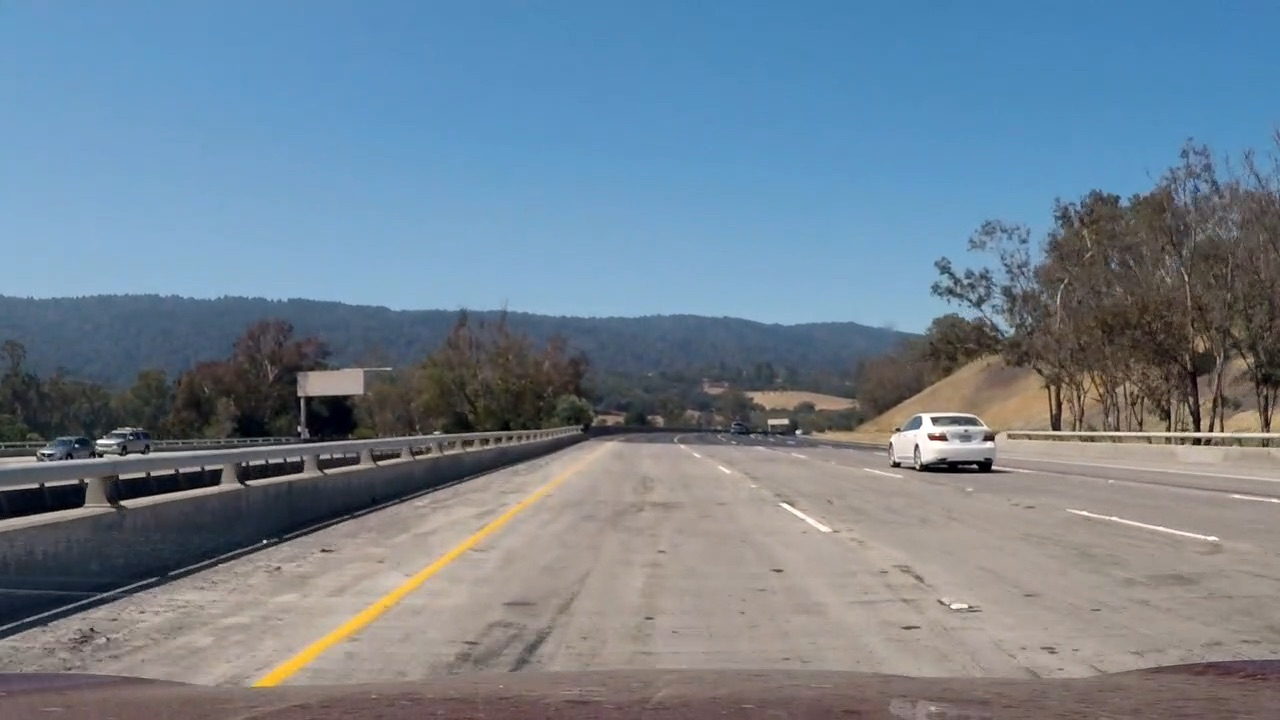
#> input picture test_images/broken1.jpg, 1280 x 720 px; its folder holds only this picture in this run
$ jupyter execute --allow-errors sobel_tuner.ipynb   (shell and % lines are left out)   (older library calls are emulated)
#> lines starting #> are read from the running program, lines starting #| are printed output that depends on the picture
### camera_calibrator.py
import os
import numpy as np
import cv2
import argparse

# based on code from
# http://opencv-python-tutroals.readthedocs.io/en/latest/py_tutorials/py_calib3d/py_calibration/py_calibration.html


# [63 lines left out: functions detect_corners, __read_sample_image, calibrate_camera, not called in this run]


def save_camera_calibration(filename, mtx, dist, newcameramtx, roi):
    np.savez_compressed(filename, cameraMatrix=mtx, distCoeffs=dist, newCameraMatrix=newcameramtx, validPixROI=roi)


def load_camera_calibration(filename):
#> called with filename = 'camera_cal.npz'
    cal = np.load(filename)
#> (reads camera_cal.npz from the repository)
    return cal['cameraMatrix'], cal['distCoeffs'], cal['newCameraMatrix'], cal['validPixROI']


def undistort_image(img, mtx, dist, newcameramtx=None, roi=None):
    # undistort sample image
    if newcameramtx is not None:
        dst = cv2.undistort(img, mtx, dist, None, newcameramtx)

        if roi is not None:
            # crop the image
            x, y, w, h = roi
            dst = dst[y:y + h, x:x + w]
    else:
        dst = cv2.undistort(img, mtx, dist, None, mtx)

    return dst


def get_birdseye_transforms():
    """
    generate perspective transform matrices for forward->birdseye & birdseye->forward
    :return m, minv:
    """

    # TODO - calculate this based on camera calibration data
    # fixed for this car camera angle
    src = np.float32([[270, 665], [670, 665], [645, 465], [570, 465]])
    # focus on only lane lines all the way up to the top
    # dst = np.float32([[270, 665], [670, 665], [670, 465], [270, 465]])
    # lane lines only but crop out horizon, sky, etc.
    # dst = np.float32([[270, 665], [670, 665], [670, 0], [270, 0]])
    # see entire image
    # dst = np.float32([[570, 665], [645, 665], [645, 465], [570, 465]])
    # see entire image without horizon, sky, etc.
    dst = np.float32([[570, 665], [645, 665], [645, 0], [570, 0]])

    m = cv2.getPerspectiveTransform(src, dst)
    minv = cv2.getPerspectiveTransform(dst, src)

    return m, minv


# [13 lines left out: function get_world_resolutions, not called in this run]


# [34 lines that do not run on import are left out]

### sobel_tuner.ipynb
[cell 1]
from camera_calibrator import *
from lane_lines import *
import os
import sys
import imghdr
import numpy as np
import cv2
import matplotlib.pyplot as plt
import matplotlib.image as mpimg

[cell 2]
def show_grid(images, n_rows, n_cols):
    plt.figure(figsize=[16, 5])
    for i in range(len(images)):
        img = images[i]
        plt.subplot(n_rows, n_cols, i+1)
        if len(img.shape) == 3:
            plt.imshow(img)
        else:
            plt.imshow(img, cmap='gray')

[cell 3]
images = []

cameraMatrix, distCoeffs, newCameraMatrix, validPixROI = load_camera_calibration("camera_cal.npz")

for file in os.scandir("test_images"):
    if not file.name.startswith('.') and file.is_file():
        print("processing {0}...".format(file.name))

        # read in the image
        image = mpimg.imread(file.path)
#> image is the input picture: shape (720, 1280, 3); mean R, G, B 113.6, 129.8, 144.3

        # undistort image
        dst = undistort_image(image, cameraMatrix, distCoeffs)
#> in undistort_image, `dst = cv2.undistort(img, mtx, dist, None, mtx)`:
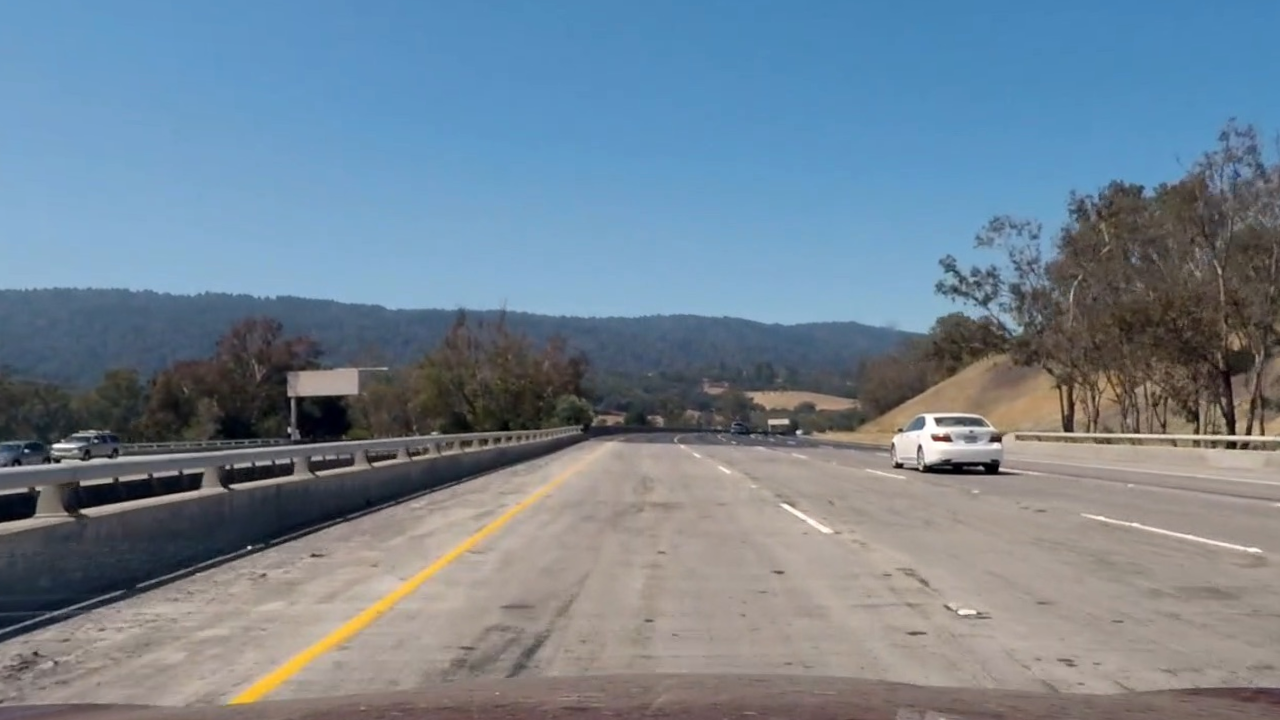
#> dst: shape (720, 1280, 3); mean R, G, B 115.2, 131.3, 145.3

        # transform perspective to bird's eye view
        to_birdseye, to_forward = get_birdseye_transforms()
        bey = cv2.warpPerspective(dst, to_birdseye, (dst.shape[1], dst.shape[0]), flags=cv2.INTER_LINEAR)
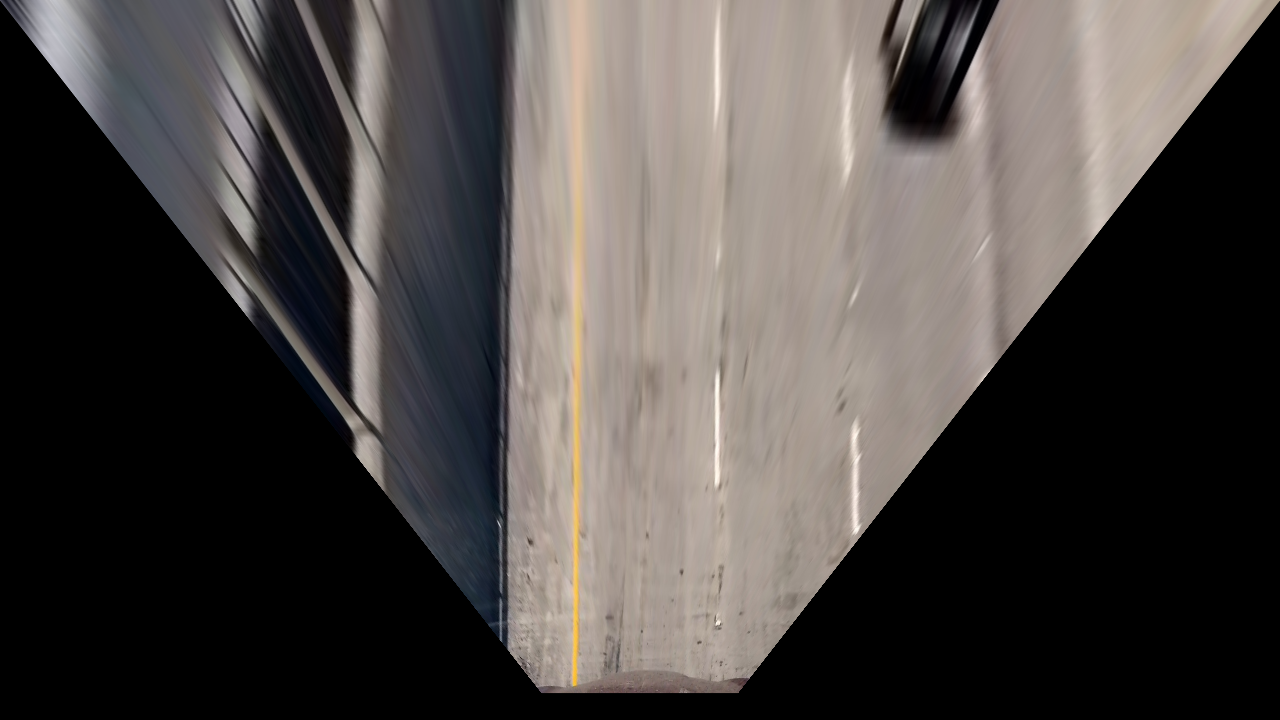
#> bey: shape (720, 1280, 3); mean R, G, B 74.8, 70.1, 67.6

        images.append(bey)

show_grid(images, 3, 4)
#> the loop in show_grid, `for i in range(len(images)):` made 1 pass

[cell 4]
# [101 lines left out: function my_gradient_threshold_lanes, not called in this run]
